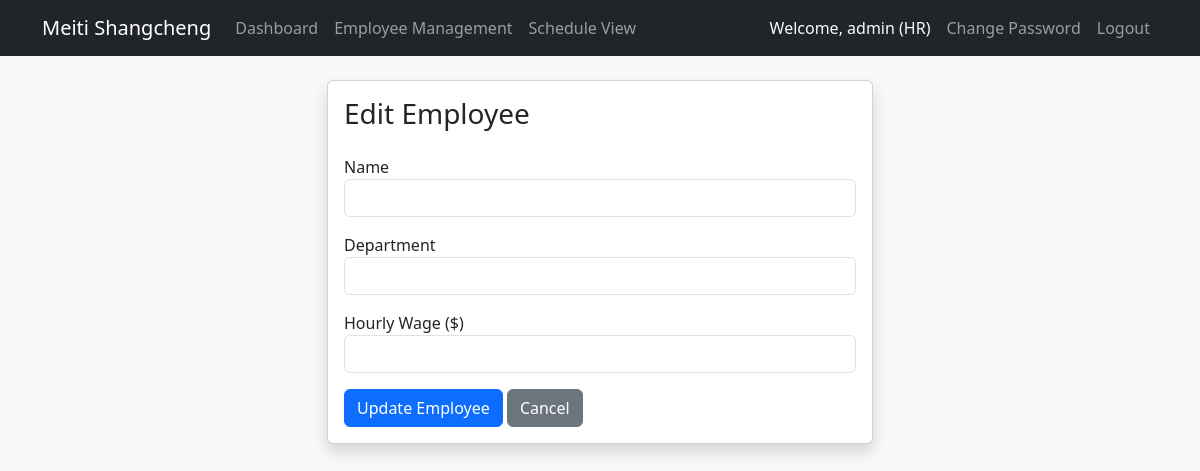
The page /edit_employee/1 (signed in) on the database as committed earlier.
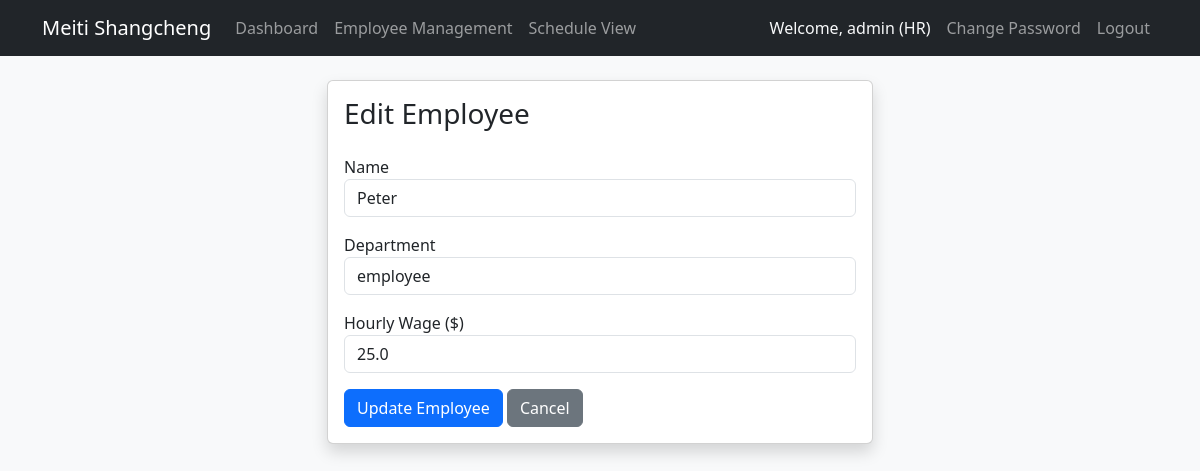
The same page on the database as committed later.
### tables this page shows
CREATE TABLE employees (
                            id INTEGER PRIMARY KEY AUTOINCREMENT,
                            name TEXT,
                            department TEXT,
                            hourly_wage REAL);

### app.py (the view, shortened to what this page needs)
@app.route('/edit_employee/<int:id>', methods=['GET', 'POST'])
def edit_employee(id):
    if 'user_id' not in session:
        return redirect(url_for('login'))
    conn = get_db()
    emp = conn.execute("SELECT * FROM employees WHERE id = ?", (id,)).fetchone()
    conn.close()
    return render_template('edit_employee.html', emp=emp)

### app.py (called while the page is built)
def get_db():
    conn = sqlite3.connect(DATABASE)
    conn.row_factory = sqlite3.Row # 让查询结果可以通过字典方式访问
    return conn

### templates/edit_employee.html
{% extends "base.html" %}
{% block content %}
<div class="row justify-content-center mt-4">
    <div class="col-md-6">
        <div class="card shadow">
            <div class="card-body">
                <h3 class="mb-4">Edit Employee</h3>
                <form method="POST">
                    <div class="mb-3">
                        <label>Name</label>
                        <input type="text" name="name" class="form-control" value="{{ emp['name'] }}" required>
                    </div>
                    <div class="mb-3">
                        <label>Department</label>
                        <input type="text" name="department" class="form-control" value="{{ emp['department'] }}" required>
                    </div>
                    <div class="mb-3">
                        <label>Hourly Wage ($)</label>
                        <input type="number" step="0.1" name="hourly_wage" class="form-control" value="{{ emp['hourly_wage'] }}" required>
                    </div>
                    <button type="submit" class="btn btn-primary">Update Employee</button>
                    <a href="/employees" class="btn btn-secondary">Cancel</a>
                </form>
            </div>
        </div>
    </div>
</div>
{% endblock %}

Rows that differ between the two databases and show on the page:
added employees: name "Peter", department "employee", hourly_wage "25.0"
